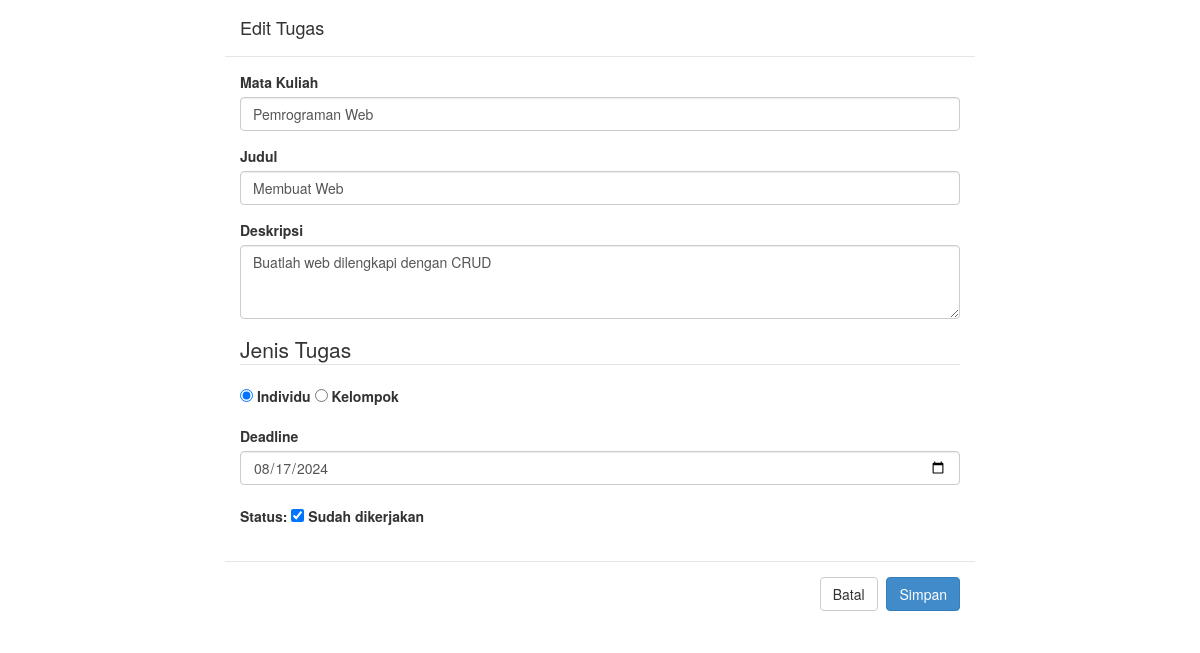
The page /edit.php?id=7 (signed in) on the database its author committed.
### tables this page shows
CREATE TABLE `tugas` (
  `id` int(5) NOT NULL,
  `matakul` varchar(32) DEFAULT NULL,
  `judul` varchar(64) DEFAULT NULL,
  `deskripsi` text DEFAULT NULL,
  `jenis` int(2) DEFAULT 1 COMMENT '1 = individu, 2 = kelompok',
  `deadline` date DEFAULT NULL,
  `selesai` int(2) DEFAULT 0 COMMENT '0 = belum selesai, 1 = selesai',
  `user_id` int(11) DEFAULT NULL
);

### edit.php (the view, shortened to what this page needs)
<?php
	include("konek.php");
	if(isSet($_GET['id'])){
		$sql = mysqli_query($koneksi, "SELECT * FROM tugas WHERE id='".$_GET['id']."';");
		$data = mysqli_fetch_array($sql);
?>
<!DOCTYPE html>
<html lang="id">
<head>
	<link href='aset/css/bootstrap.css' rel='stylesheet' type='text/css' />
</head>
<body>
<div class="container">
	<div class="row">
		<div class="col-md-8">
		 <form action="" method="POST" role="form">
      <div class="modal-header">
        <h4 class="modal-title" id="myModalLabel">Edit Tugas</h4>
      </div>
      <div class="modal-body">
		  <div class="form-group">
			  <label for="matakul">Mata Kuliah</label>
			  <input type="text" class="form-control" id="exampleInputEmail1" placeholder="Nama mata kuliah" name="matakul" value="<?php echo $data['matakul']; ?>">
		  </div>
		  <div class="form-group">
			  <label for="judul">Judul</label>
			  <input type="text" class="form-control" id="exampleInputEmail1" placeholder="Judul tugas" name="judul" value="<?php echo $data['judul']; ?>">
		  </div>
		  <div class="form-group">
		  	<label for="deskripsi">Deskripsi</label>
		  	<textarea class="form-control" rows="3" name="deskripsi" placeholder="deskripsi tugas"><?php echo $data['deskripsi']; ?></textarea>
		  </div>
		  <div class="form-group">
		  	<fieldset>
		  	<legend>Jenis Tugas</legend>
		  	<?php if($data['jenis'] == 0){ ?>
			  	<label><input type="radio" name="jenis" value="1" checked="cheked"/> Individu </label>
			  	<label><input type="radio" name="jenis" value="2"/> Kelompok</label>
		  	<?php } else { ?>
			  	<label><input type="radio" name="jenis" value="1"/> Individu </label>
			  	<label><input type="radio" name="jenis" value="2" checked="cheked"/> Kelompok</label>
		  	<?php } ?>
		  	</fieldset>
		  </div>
		  <div class="form-group">
		  	<label for="deadline">Deadline</label>
		  	<input class="form-control" type="date" name="deadline" value="<?php echo $data['deadline']; ?>"/>
		  	<br />
		  	<?php if($data['selesai'] == 1) { ?>
			  	<label for="status">Status: </label>
			  	<label><input type="checkbox" name="status" value="1" checked="checked"/><span> Sudah dikerjakan</span></label>
			<?php } else { ?>
				<label for="status">Status: </label>
			  	<label><input type="checkbox" name="status" value="1"/><span> Sudah dikerjakan</span></label>
			<?php } ?>
		  </div>
	  </div>
		<div class="modal-footer">
		  <a href="index.php" class="btn btn-default" data-dismiss="modal">Batal</a>
          <input type="submit" class="btn btn-primary" value="Simpan" name="simpan"/>
      </div>
	  </form>
    </div>
  </div>
</div>
		<div class="col-md-2">
		</div>
</body>
</html>
<?php } ?>

### rows shown on the page
tugas: matakul "Pemrograman Web", judul "Membuat Web", deskripsi "Buatlah web dilengkapi dengan CRUD", deadline "08/17/2024"
